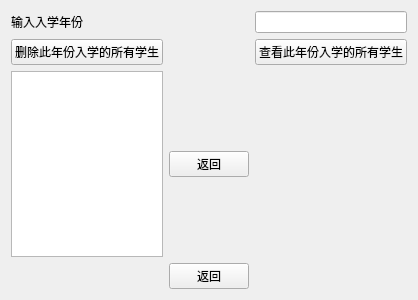
<?xml version="1.0" encoding="UTF-8"?>
<ui version="4.0">
 <class>studentyear</class>
 <widget class="QWidget" name="studentyear">
  <property name="geometry">
   <rect>
    <x>0</x>
    <y>0</y>
    <width>400</width>
    <height>300</height>
   </rect>
  </property>
  <property name="windowTitle">
   <string>Form</string>
  </property>
  <layout class="QGridLayout" name="gridLayout">
   <item row="0" column="0">
    <widget class="QLabel" name="label">
     <property name="text">
      <string>输入入学年份</string>
     </property>
    </widget>
   </item>
   <item row="0" column="2">
    <widget class="QLineEdit" name="year"/>
   </item>
   <item row="1" column="0">
    <widget class="QPushButton" name="delete_2">
     <property name="text">
      <string>删除此年份入学的所有学生</string>
     </property>
    </widget>
   </item>
   <item row="1" column="2">
    <widget class="QPushButton" name="show">
     <property name="text">
      <string>查看此年份入学的所有学生</string>
     </property>
    </widget>
   </item>
   <item row="3" column="1">
    <widget class="QPushButton" name="pushButton_3">
     <property name="text">
      <string>返回</string>
     </property>
    </widget>
   </item>
   <item row="2" column="0">
    <widget class="QTableView" name="tableView"/>
   </item>
   <item row="2" column="1">
    <widget class="QPushButton" name="pushButton">
     <property name="text">
      <string>返回</string>
     </property>
    </widget>
   </item>
  </layout>
 </widget>
 <resources/>
 <connections/>
</ui>
